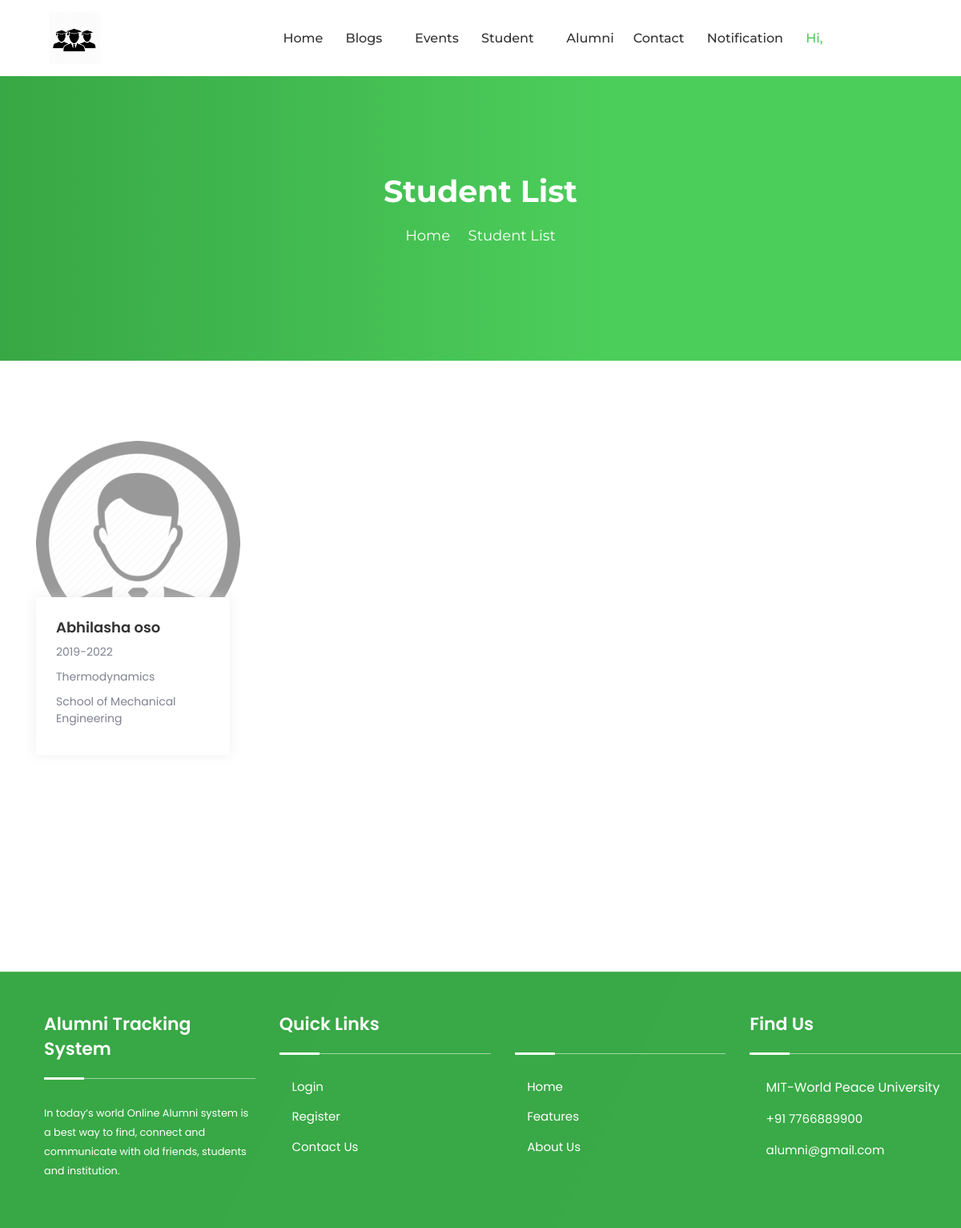
Before: /studentList.php with the older database file.
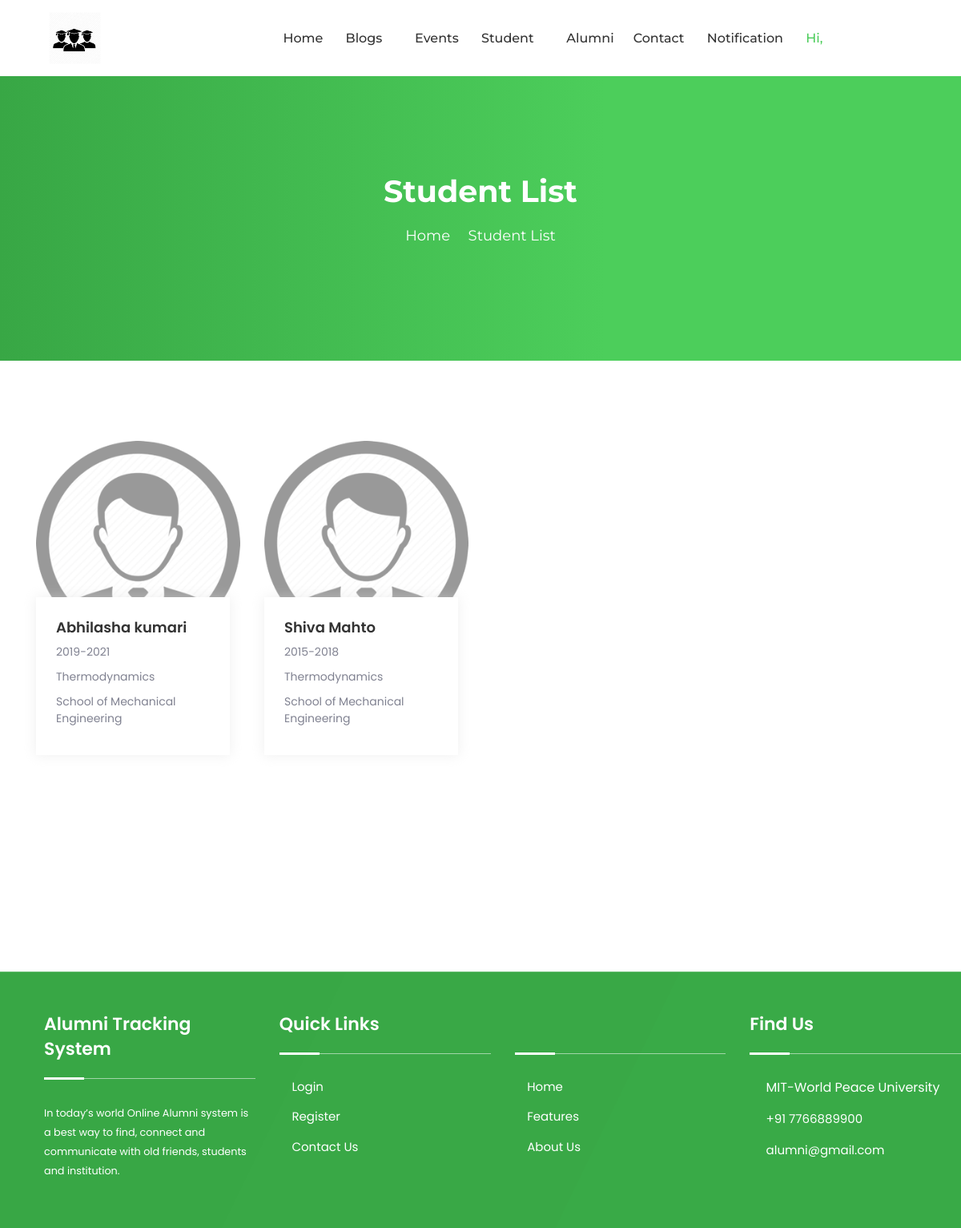
After: the same page with the newer database file.
### tables this page shows
CREATE TABLE `tblregister` (
  `Uid` int(11) NOT NULL,
  `PrnEmpno` int(11) NOT NULL,
  `Fname` varchar(100) NOT NULL,
  `Lname` varchar(100) NOT NULL,
  `Email` varchar(100) NOT NULL,
  `Password` varchar(100) NOT NULL,
  `Gender` varchar(100) NOT NULL,
  `Dob` date NOT NULL,
  `Phone` bigint(20) NOT NULL,
  `Usertype` varchar(100) NOT NULL,
  `JoinYear` year(4) NOT NULL,
  `PassYear` year(4) NOT NULL,
  `Cousreid` int(11) DEFAULT NULL,
  `Deptid` int(11) DEFAULT NULL,
  `Desigid` int(11) DEFAULT NULL,
  `About` text DEFAULT NULL,
  `IsActive` tinyint(7) NOT NULL,
  `ProfilePic` varchar(100) DEFAULT NULL
);

CREATE TABLE `tblcourse` (
  `Courseid` int(11) NOT NULL,
  `CourseName` varchar(100) NOT NULL,
  `Deptid` int(11) NOT NULL
);

CREATE TABLE `tbldepartment` (
  `Deptid` int(11) NOT NULL,
  `DeptName` varchar(100) NOT NULL
);

### studentList.php (the view, shortened to what this page needs)
<?php
    include_once("DbConnection.php");
?>
<!DOCTYPE html>
<html lang="zxx">
    <head>
        <?php include_once('cssLinks.php');?>
    </head>
    <body>
        <?php
            if($_SESSION['Type']=="Student")
            {
                include_once('headerStudent.php');
            }
            else if($_SESSION['Type']=="Alumni")
            {
                include_once('headerAlumni.php');
            }
            else{
                include_once('headerHod.php');
            }
        ?>
        <div class="page-title-area">
            <div class="d-table">
                <div class="d-table-cell">
                    <div class="container">
                        <div class="page-title-text">
                            <h2>Student List</h2>
                            <ul>
                                <li>
                                    <a href="index.php">Home</a>
                                </li>
                                <li>
                                    <i class="icofont-simple-right"></i>
                                </li>
                                <li>Student List</li>
                            </ul>
                        </div>
                    </div>
                </div>
            </div>
        </div>
        <section class="profile-area profile-area-two pt-100">
            <div class="container">
                <div class="row">
                <?php
                        $StudentList="SELECT * from tblregister where Usertype='Student' ";
                        $Execute_List_student=mysqli_query($con,$StudentList)or die(mysqli_error($con));
                        if($Execute_List_student->num_rows!=0)
                            {
                                while($row_StudList=$Execute_List_student->fetch_array())
                                {
                                    $SFnm = $row_StudList['Fname'];
                                    $SLnm = $row_StudList['Lname'];
                                    $Sjoinyr = $row_StudList['JoinYear'];
                                    $Spassyr = $row_StudList['PassYear'];
                                    $Scourse = $row_StudList['Cousreid'];
                                    $Sdept = $row_StudList['Deptid'];
                    ?>
                    <div class="col-sm-6 col-lg-3">
                        <div class="profile-item wow fadeInUp" data-wow-delay=".3s">
                            <img src="Uploaded/Images/no.png" alt="Profile">
                            <div class="profile-inner">
                                <h3><?php echo $SFnm; ?> <?php echo $SLnm; ?></h3>
                                <span><?php echo $Sjoinyr; ?>-<?php echo $Spassyr; ?></span>
                                <?php
                                    $stu_courseQry = "SELECT * from tblcourse where Courseid=$Scourse";
                                    $stu_course_exe = mysqli_query($con,$stu_courseQry) or die(mysqli_error($con));
                                    $stu_select_course = mysqli_fetch_array($stu_course_exe);
                                    $stu_courseName = $stu_select_course['CourseName'];
                                ?>
                                <span><?php echo $stu_courseName; ?></span>
                                <?php
                                    $stu_ddeptQry = "SELECT * from tbldepartment where Deptid=$Sdept";
                                    $stu_dept_exe = mysqli_query($con,$stu_ddeptQry) or die(mysqli_error($con));
                                    $stu_select_dept = mysqli_fetch_array($stu_dept_exe);
                                    $stu_deptName = $stu_select_dept['DeptName'];
                                ?>
                                <span><?php echo $stu_deptName; ?></span>
                            </div>
                        </div>
                    </div>
                    <?php
                        }
                    }
                    ?>
                </div>
            </div>
        </section>
        <?php include_once('footer.php');?>
    </body>
</html>

Changed rows visible on the page:
changed tblregister "Abhilasha": Lname "oso" → "kumari"; PassYear "2022" → "2021"
added tblregister: Fname "Shiva", Lname "Mahto", JoinYear "2015", PassYear "2018", tblcourse.CourseName "Thermodynamics", Deptid.DeptName "School of Mechanical Engineering"
